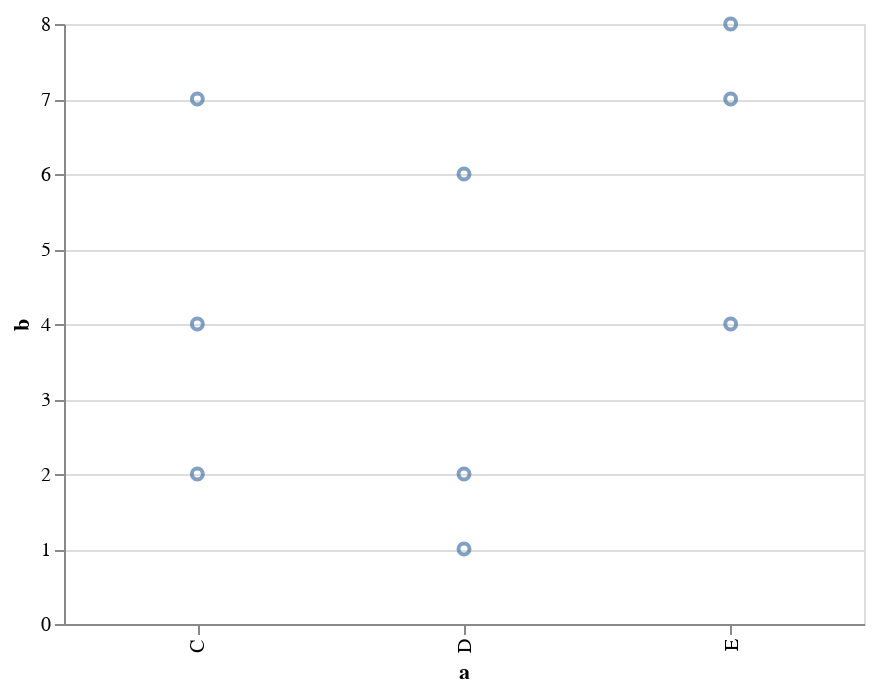

Notebook code cell kept with this figure:
### Markdown cell above
Finalmente, separemos la posición vertical asignando el canal `y`, que como te imaginas, corresponde al eje vertical.

### Code cell
alt.Chart(data).mark_point().encode(
    x='a',
    y='b'
)

### Figure 1 — Vega-Lite specification as saved in the notebook (floating-point values rounded to 4 significant figures)
{"$schema": "https://vega.github.io/schema/vega-lite/v2.4.3.json", "config": {"view": {"height": 300, "width": 400}}, "data": {"values": [{"a": "C", "b": 2}, {"a": "C", "b": 7}, {"a": "C", "b": 4}, {"a": "D", "b": 1}, {"a": "D", "b": 2}, {"a": "D", "b": 6}, {"a": "E", "b": 8}, {"a": "E", "b": 4}, {"a": "E", "b": 7}]}, "encoding": {"x": {"field": "a", "type": "nominal"}, "y": {"field": "b", "type": "quantitative"}}, "mark": "point"}
